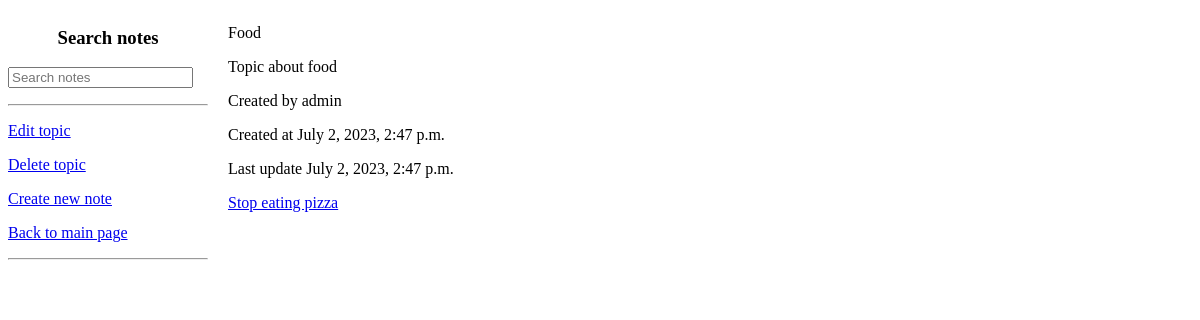
/notes/topic/2/, run on an earlier commit of the app's database.
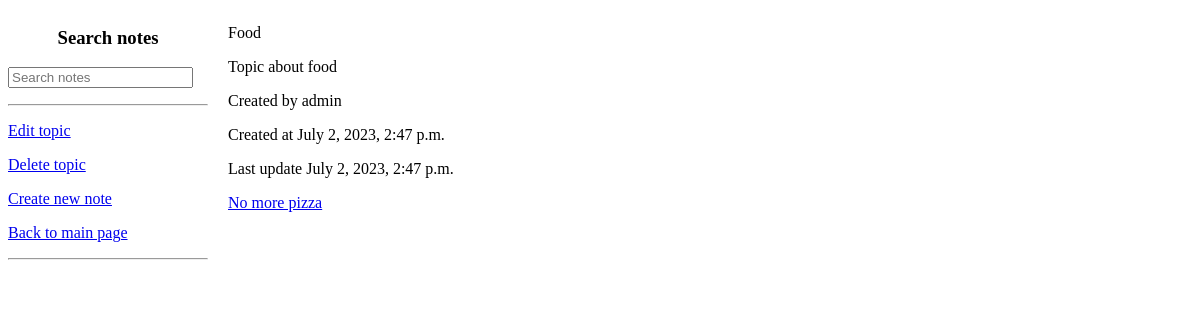
And on a later commit of the database.
### notes/models.py (models this page shows, shortened)
class Topic(models.Model):
    author = models.ForeignKey(User, on_delete=models.SET_NULL, null=True)
    name = models.CharField(max_length=100)
    description = models.TextField(max_length=500)
    created_at = models.DateTimeField(auto_now_add=True)
    updated_at = models.DateTimeField(auto_now=True)

class Note(models.Model):
    topic = models.ForeignKey(Topic, on_delete=models.SET_NULL, null=True)
    author = models.ForeignKey(User, on_delete=models.SET_NULL, null=True)
    name = models.CharField(max_length=100)
    description = models.TextField(max_length=500)
    created_at = models.DateTimeField(auto_now_add=True)
    updated_at = models.DateTimeField(auto_now=True)
    completed = models.BooleanField(default=False)
    completed_by = models.ForeignKey(User, on_delete=models.SET_NULL, null=True, related_name='topic_completed_by')

### notes/views.py (the view)
# urls.py: path("topic/<int:topic_id>/", views.topic_detail, name="topic_detail"),
def topic_detail(request, topic_id):
    q_notes = request.GET.get('note') or ''
    topic = get_object_or_404(Topic, pk=topic_id)
    notes = topic.note_set.filter(name__icontains = q_notes)
    return render(request, "notes/topic_detail.html", {"topic": topic, "notes": notes})

### notes/templates/notes/topic_detail.html
<div>
    <div style = "float:left; width:200px; margin-right:20px;">
        <h3 style = "text-align: center;">Search notes</h3>
        <form method="GET", action="">
            <input type="text", name="note", placeholder="Search notes">
        </form>
        <hr/>
        <p>
            <a href="/notes/topic/edit/{{ topic.id}}">Edit topic</a>
        </p>
        <p>
            <a href="/notes/topic/delete/{{ topic.id}}">Delete topic</a>
        </p>
        <p>
            <a href="/notes/note/create/">Create new note</a>
        </p>
        <p>
            <a href="/notes/">Back to main page</a>
        </p>
        <hr/>
    </div>
    <div style = "float:left;">
        <p>{{ topic.name }}</p>
        <p>{{ topic.description }}</p>
        <p>Created by {{ topic.author }}</p>
        <p>Created at {{ topic.created_at }}</p>
        <p>Last update {{ topic.updated_at }}</p>
        {% if notes %}
            {% for note in notes %}
                <p>
                    <a href="/notes/note/{{ note.id }}/">{{ note.name }}</a>
                </p>
            {% endfor %}
        {% else %}
            <p>No notes for this topic are available.</p>
        {% endif %}
    </div>
</div>

What changed in the data, as far as the page shows it:
removed Note: name "Stop eating pizza"
added Note: name "No more pizza"
